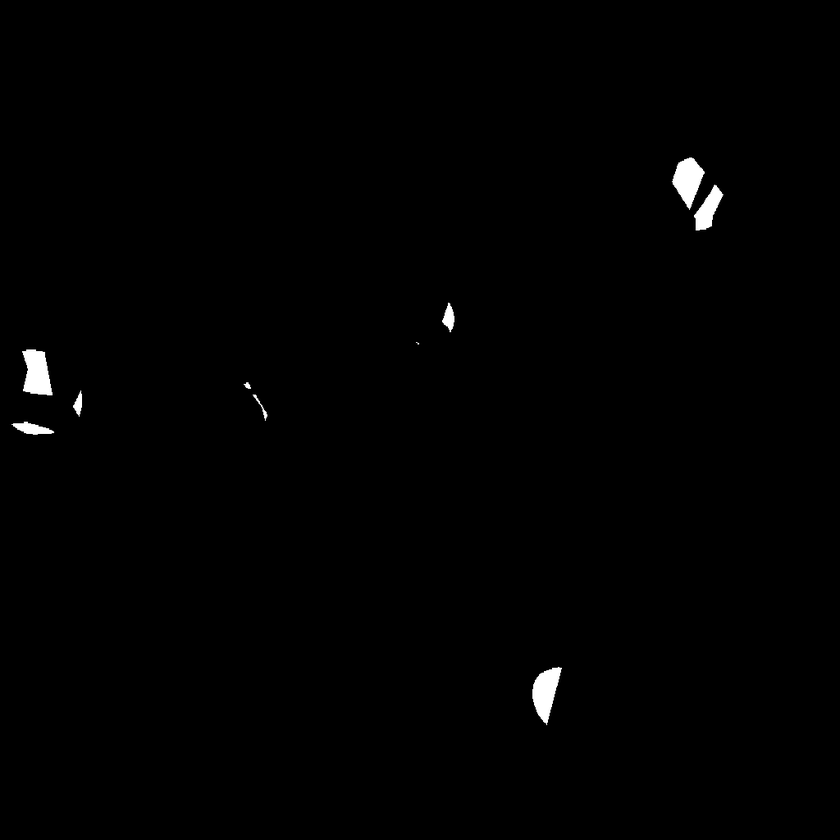
#> input picture obj_assets/test.png, 840 x 840 px, shrunk from 1024 x 1024 before the run
$ python contour_test.py
#> lines starting #> are read from the running program, lines starting #| are printed output that depends on the picture; after the words box and inside, x2 and y2 are one past the last pixel; in counts of white or black regions, pixels touching at a corner belong together
import numpy as np
import cv2 as cv
im = cv.imread('test.png')
#> im is the input picture: shape (840, 840, 3); min 0, max 255, mean 1.6
assert im is not None, "file could not be read, check with os.path.exists()"
imgray = cv.cvtColor(im, cv.COLOR_BGR2GRAY)
ret, thresh = cv.threshold(imgray, 0, 255, 0)
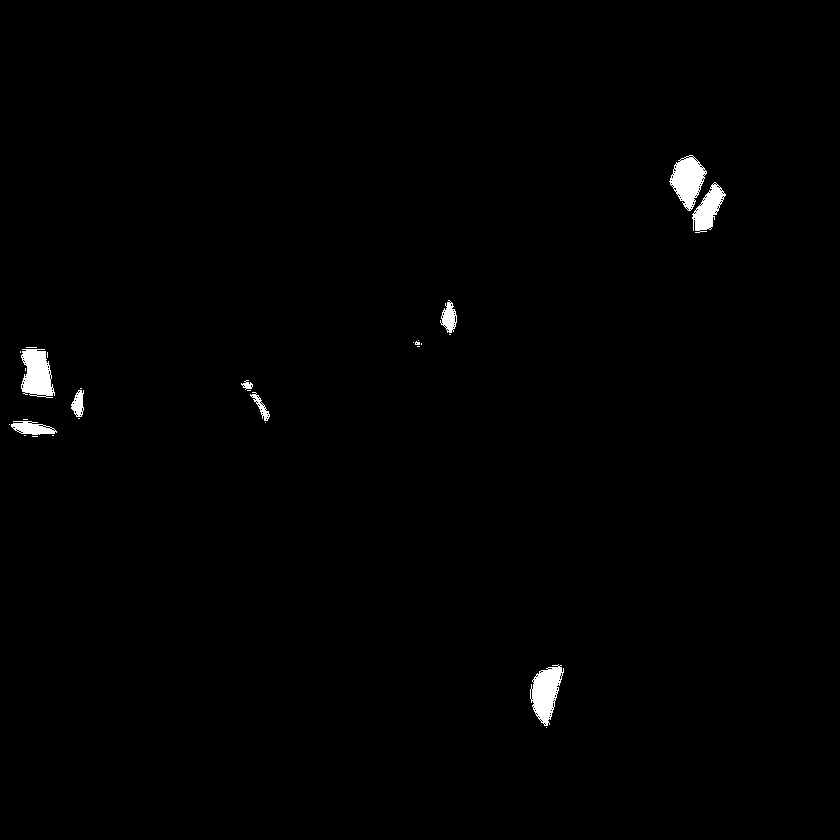
#> thresh: shape (840, 840); 0.82% white; 29 white regions (20 under 20 px)
cv.imshow("image", thresh)
cv.waitKey(0)
contours, hierarchy = cv.findContours(thresh, cv.RETR_EXTERNAL, cv.CHAIN_APPROX_SIMPLE)
#> contours = 29 contours, 20 with area under 20; largest, box (x1, y1, x2, y2) and area: (669, 155, 707, 211) 1210, (530, 664, 564, 726) 1188, (21, 349, 55, 398) 1143, (692, 182, 726, 233) 806, (11, 421, 57, 435) 376

final_contours = []
for i in contours:
    print(cv.contourArea(i))
    if cv.contourArea(i) > 100:
        final_contours.append(i)
        rect = cv.boundingRect(i)
        x, y, w, h = rect
        cv.rectangle(im, (x, y), (x+w, y+h), (255, 0, 0), 2)
#> this loop made 29 passes
#> (x, y, w, h) on passes 2, 8, 11, 13, 19, 27, 28, 29: (530, 664, 34, 62), (11, 421, 46, 14), (250, 392, 20, 29), (71, 390, 13, 27), (21, 349, 34, 49), (440, 300, 17, 33), (692, 182, 34, 51), (669, 155, 38, 56)
#> i on passes 1, 3, 4, 5, 6, 7: [[546, 727]], [[32, 436], [37, 436]], [[52, 435], [53, 435]], [[24, 435], [25, 435]], [[9, 424]], [[265, 422]]
#| 0.0
#| 1187.5
#| 0.0
#| 0.0
#| 0.0
#| 0.0
#| 0.0
#| 376.0
#> (further printed lines are left out)
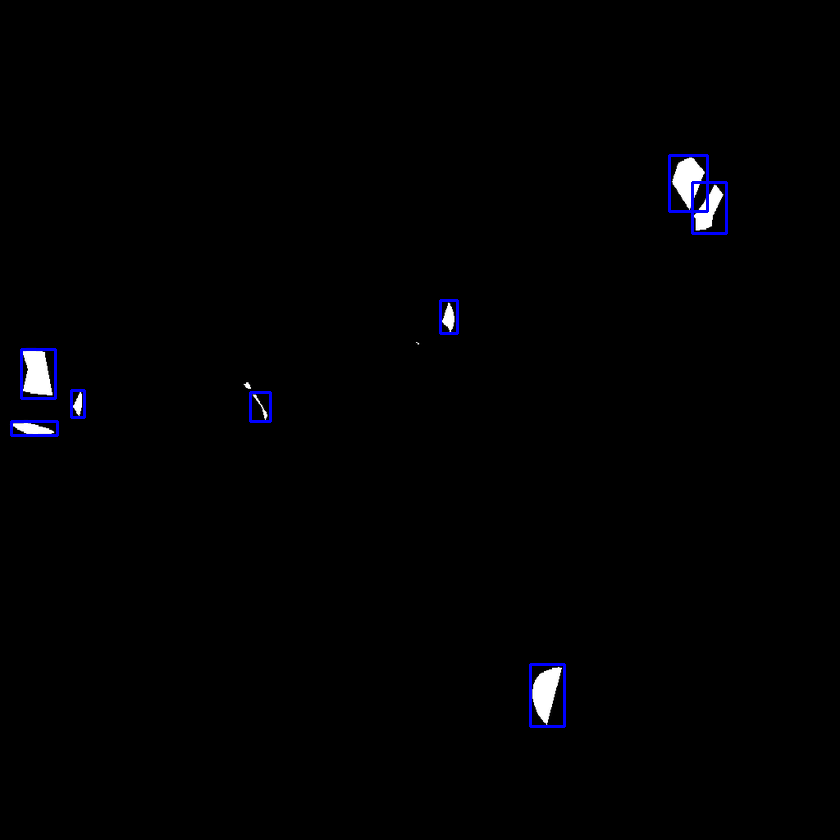
#> im: shape (840, 840, 3); 0.47% of pixels changed, all inside (x1, y1, x2, y2) = (10, 154, 728, 728)
#> after the loop, final_contours = 8 contours; box (x1, y1, x2, y2) and area: (669, 155, 707, 211) 1210, (530, 664, 564, 726) 1188, (21, 349, 55, 398) 1143, (692, 182, 726, 233) 806, (11, 421, 57, 435) 376, (440, 300, 457, 333) 301, (71, 390, 84, 417) 211, (250, 392, 270, 421) 151

cv.drawContours(im, final_contours, -1, (0, 255, 0), 2)
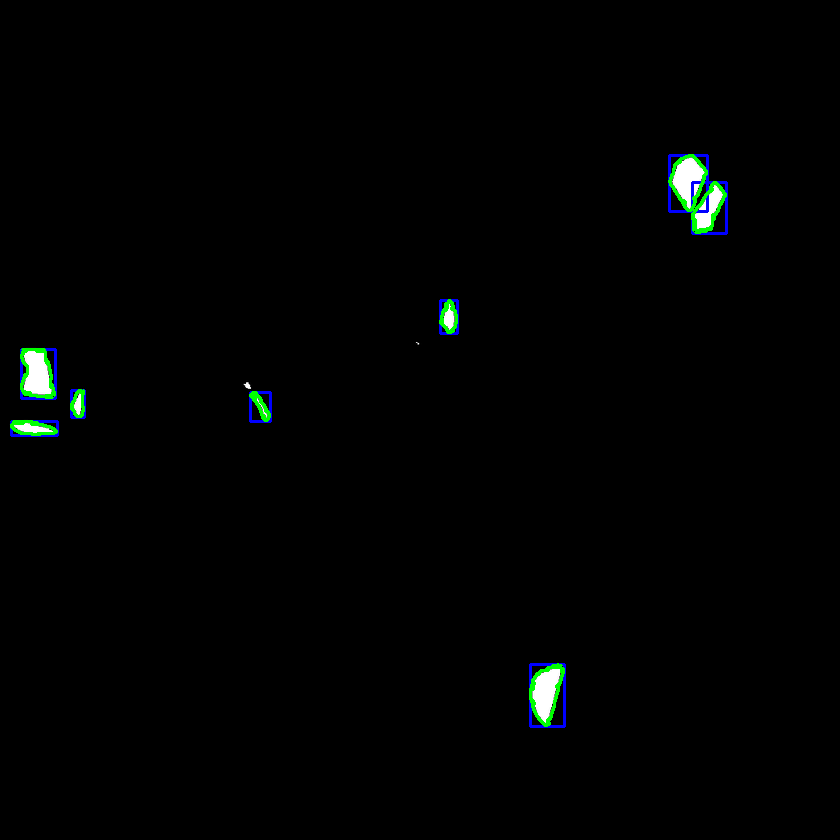
#> im: shape (840, 840, 3); 0.47% of pixels changed, all inside (x1, y1, x2, y2) = (10, 154, 727, 727)
cv.imshow("image", im)
cv.waitKey(0)
